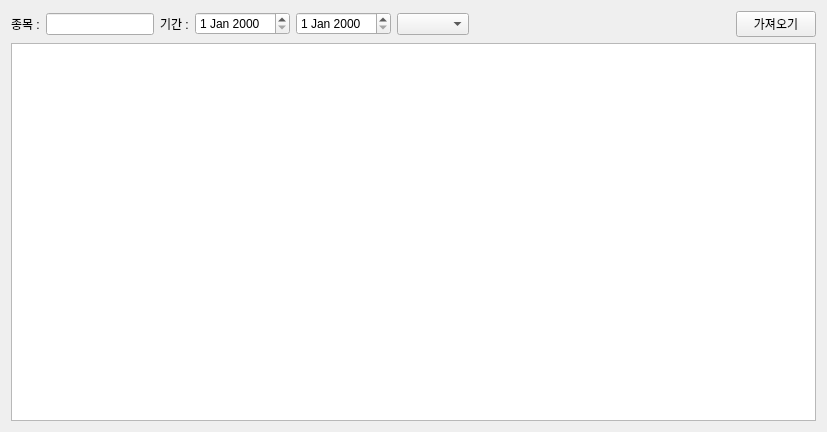
<?xml version="1.0" encoding="UTF-8"?>
<ui version="4.0">
 <class>StockChartWidget</class>
 <widget class="QWidget" name="StockChartWidget">
  <property name="geometry">
   <rect>
    <x>0</x>
    <y>0</y>
    <width>827</width>
    <height>432</height>
   </rect>
  </property>
  <property name="windowTitle">
   <string>Form</string>
  </property>
  <layout class="QVBoxLayout" name="verticalLayout">
   <item>
    <layout class="QHBoxLayout" name="horizontalLayout" stretch="0,0,0,0,0,0,1,0">
     <item>
      <widget class="QLabel" name="label">
       <property name="text">
        <string>종목 :</string>
       </property>
       <property name="scaledContents">
        <bool>false</bool>
       </property>
       <property name="wordWrap">
        <bool>false</bool>
       </property>
      </widget>
     </item>
     <item>
      <widget class="QLineEdit" name="lineEdit"/>
     </item>
     <item>
      <widget class="QLabel" name="label_2">
       <property name="text">
        <string>기간 :</string>
       </property>
       <property name="scaledContents">
        <bool>false</bool>
       </property>
       <property name="wordWrap">
        <bool>false</bool>
       </property>
      </widget>
     </item>
     <item>
      <widget class="QDateEdit" name="startDateEdit"/>
     </item>
     <item>
      <widget class="QDateEdit" name="endDateEdit"/>
     </item>
     <item>
      <widget class="QComboBox" name="comboBox"/>
     </item>
     <item>
      <spacer name="horizontalSpacer">
       <property name="orientation">
        <enum>Qt::Horizontal</enum>
       </property>
       <property name="sizeHint" stdset="0">
        <size>
         <width>40</width>
         <height>20</height>
        </size>
       </property>
      </spacer>
     </item>
     <item>
      <widget class="QPushButton" name="btn_Load">
       <property name="text">
        <string>가져오기</string>
       </property>
      </widget>
     </item>
    </layout>
   </item>
   <item>
    <widget class="QGraphicsView" name="graphicsView"/>
   </item>
  </layout>
 </widget>
 <resources/>
 <connections/>
</ui>
